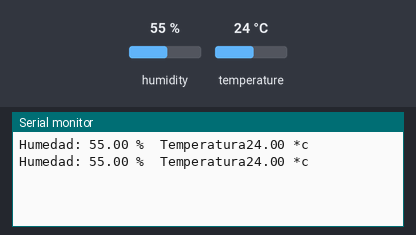
Recording of a sketch running on a simulated ESP8266 (NodeMCU). Parts: the last lines printed to the serial monitor. The test bench sets the inputs (shaded band); at power-on: humidity 55 %, temperature 24 °C.

Above: at 6.8 s.
6.9 s: humidity set to 22 %
At 10.2 s:
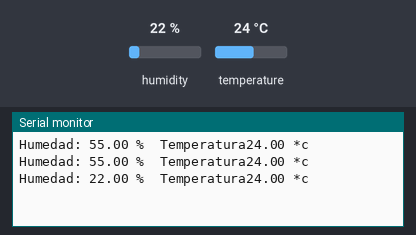
11.4 s: temperature set to 12 °C
At 13.4 s:
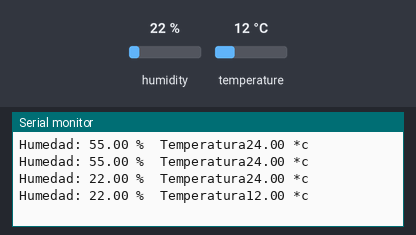
15.9 s: humidity set to 40 %
At 18.5 s:
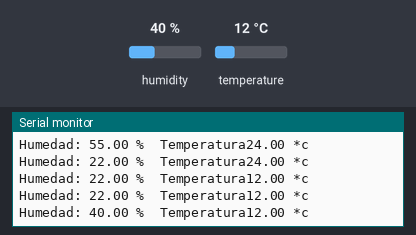
Timing chart, 0 to 20.0 s (numbered marks = the images above; inputs shaded):
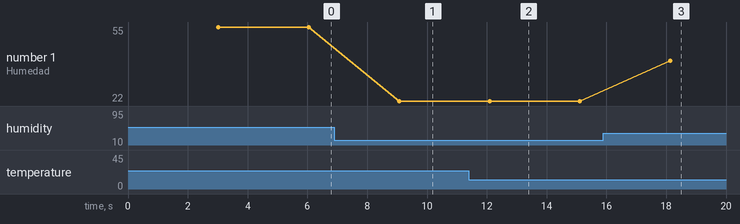

Measured:
- after the input at 6.9 s, the serial monitor: prints a new line after 2.2 s (image 1)
- after the input at 11.4 s, the serial monitor: prints a new line after 0.69 s (image 2)
- after the input at 15.9 s, the serial monitor: prints a new line after 2.2 s (image 3)
- plotted number 1: 55 → 22 after the input at 6.9 s, 22 → 40 after the input at 15.9 s

The sketch:

CODIGO_TEMPERATURA_Y_HUMEDAD.ino
```cpp
#include "DHT.h"

#define DHTPIN D4

#define DHTTYPE DHT11

DHT dht(DHTPIN, DHTTYPE);


void setup() {
  Serial.begin(115200);

 dht.begin();

}

void loop(){
   delay(3000);

   float h = dht.readHumidity();
   float t = dht.readTemperature();


   if (isnan(h) || isnan(t)) {
    Serial.println("Error obtenido de los datos del sensor");
    return;
   }

   float hic = dht.computeHeatIndex(t, h, false);


  Serial.print("Humedad: ");
  Serial.print(h);
  Serial.print(" %\t");
  Serial.print("Temperatura");
  Serial.print(t);
  Serial.println(" *c ");
}
```
